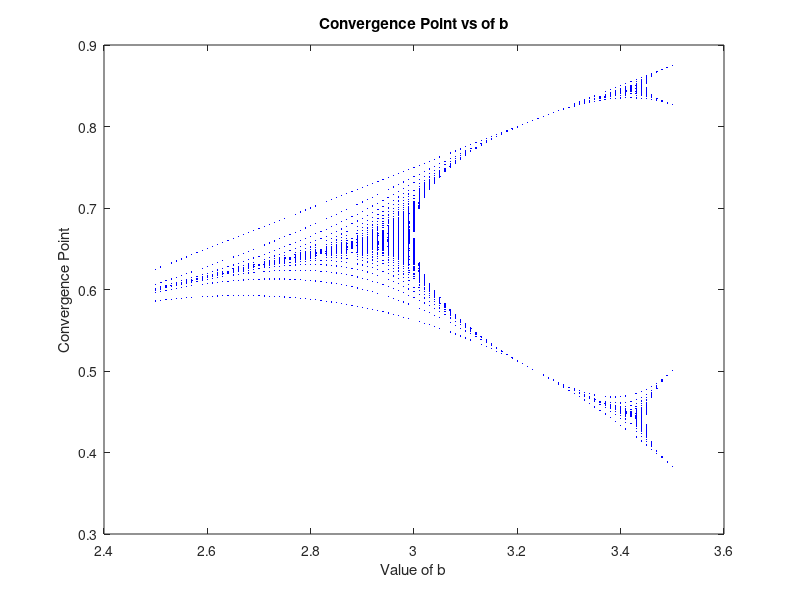

MATLAB code for this plot: (Note: this script raises an error after producing the figure.)
clc;clear;
Value_b= 2.5:0.01:3.5;% 控制b的取值
p = cell(size(Value_b));%收敛点

% 给b赋值
for i = 1:length(Value_b)
b = Value_b (i);
%初始化参数
x=0.5;
max_iteration = 10000; %最大迭代次数
iterations_time= 0; %当前迭代轮次
flag = false; %% 收敛标志
% 对周期性的探讨，分两种情况去求解
period=[];
while ~flag && iterations_time < max_iteration
x_next = b * x * (1 - x);

% 检测周期性收敛
if ~isempty(period) && abs(x_next - period)< 1e-6
    p{i} = [p{i},x_next];
    flag = true;

% 检测非周期性收敛
elseif any(abs( [p{i}] - x_next)< 1e-6)
    flag = true;
end
p{i} = [p{i}, x_next];
period = x_next;
x = x_next;
iterations_time = iterations_time + 1;
end
end

% 扩展b的取值范围，获取后续预测图像
extend_b = repelem(Value_b, cellfun(@length, p));
points_flat = cell2mat(p);
plot (extend_b, points_flat, 'b.','Markersize', 1);
xlabel('Value of b');
ylabel('Convergence Point');
title('Convergence Point vs of b');
% 取平均值作为收敛点
data = [Value_b', cellfun(@mean, p)'];
tb1 = array2table(data, 'VariableNames', {'Value of b','ConvergencePoint'});
disp(tb1) % 显示图像
